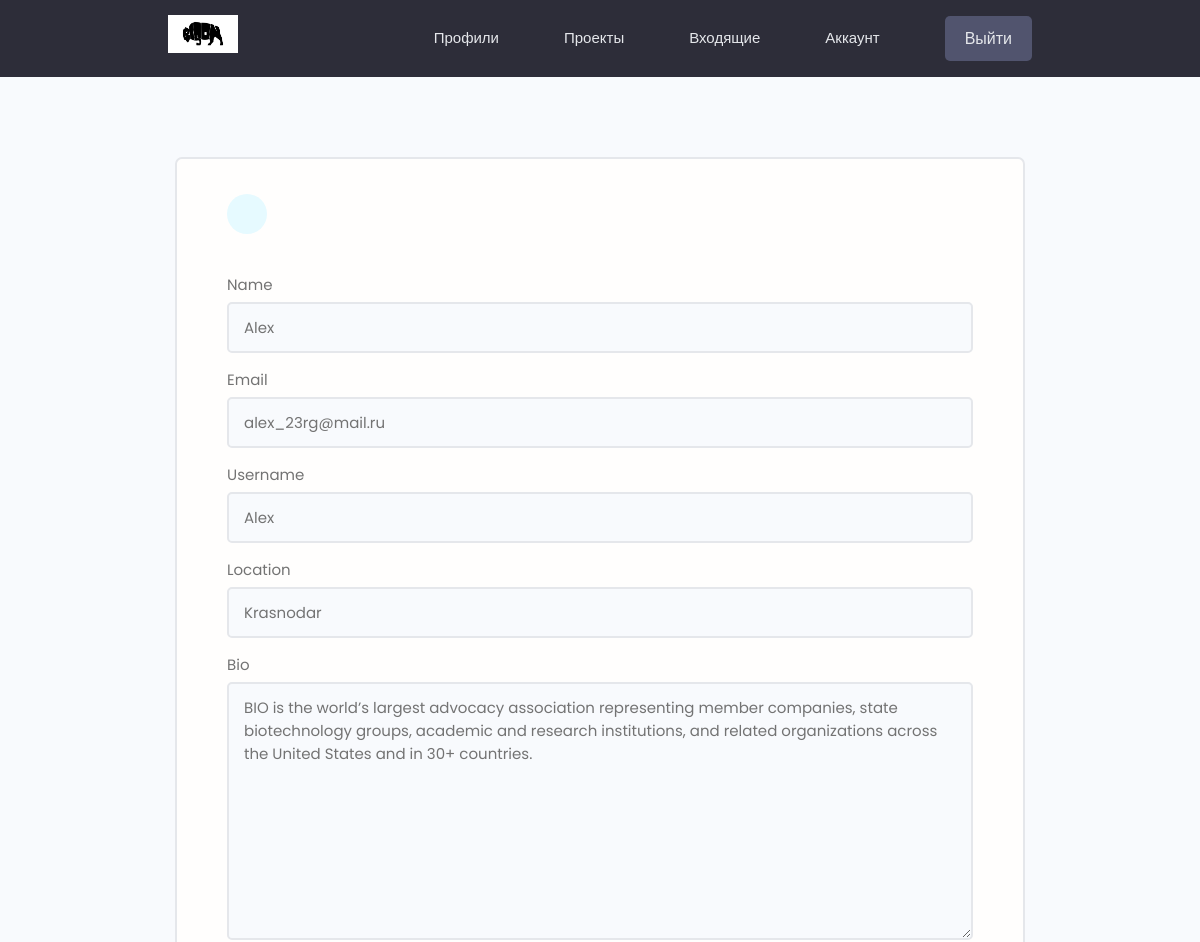
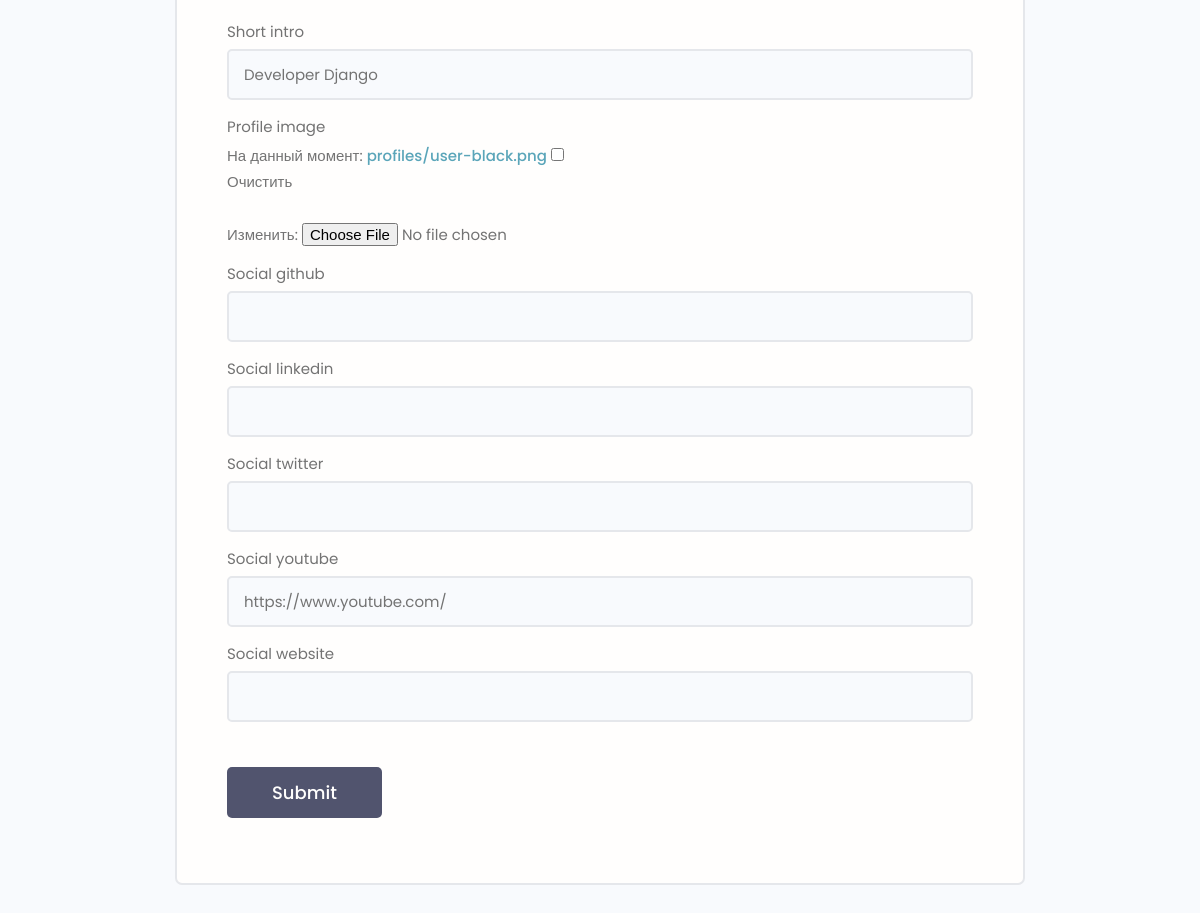
The page /edit-account/ (signed in) on the database its author committed (2 pictures, top to bottom).
### users/models.py (models this page shows, shortened)
class Profile(models.Model):
    user = models.OneToOneField(User, on_delete=models.CASCADE, null=True)
    name = models.CharField(max_length=200, blank=True, null=True)
    email = models.EmailField(max_length=500, blank=True, null=True)
    short_intro = models.CharField(max_length=200, blank=True, null=True)
    username = models.CharField(max_length=200, blank=True, null=True)
    location = models.CharField(max_length=200, blank=True, null=True)
    bio = models.TextField(blank=True, null=True)
    profile_image = models.ImageField(blank=True, null=True, upload_to='profiles/', default='profiles/user-black.png')
    social_github = models.CharField(max_length=200, blank=True, null=True)
    social_twitter = models.CharField(max_length=200, blank=True, null=True)
    social_linkedin = models.CharField(max_length=200, blank=True, null=True)
    social_youtube = models.CharField(max_length=200, blank=True, null=True)
    social_website = models.CharField(max_length=200, blank=True, null=True)
    id = models.UUIDField(default=uuid.uuid4, unique=True, primary_key=True, editable=False)

### users/views.py (the view)
# urls.py: path('edit-account/', editAccount, name='edit-account'),
@login_required(login_url='login')
def editAccount(request):
    profile = request.user.profile
    form = ProfileForm(instance=profile)
    if request.method == 'POST':
        form = ProfileForm(request.POST, request.FILES, instance=profile)
        if form.is_valid():
            form.save()
            return redirect('account')
    context = {'form': form}
    return render(request, 'users/profile_form.html', context)

### users/forms.py
class ProfileForm(ModelForm):
    class Meta:
        model = Profile
        fields = ['name', 'email', 'username', 'location', 'bio',
                  'short_intro', 'profile_image', 'social_github',
                  'social_linkedin', 'social_twitter', 'social_youtube',
                  'social_website']
    def __init__(self, *args, **kwargs):
        super(ProfileForm, self).__init__(*args, **kwargs)
        for name, field in self.fields.items():
            field.widget.attrs.update({'class': 'input'})

### users/templates/users/profile_form.html (shortened to what this page needs)
{% extends 'main.html' %}
{% block content %}
<main class="formPage my-xl">
    <div class="content-box">
        <div class="formWrapper">
            <a class="backButton" href="{% url 'account' %}"></a>
            <br>
            <form method="POST" action="{% url 'edit-account' %}" enctype="multipart/form-data">
                {% for field in form %}
                <div class="form__field">
                    <label for="formInput#text">{{ field.label }}</label>
                    {{ field }}
                </div>
                {% endfor %}
                <input class="btn btn--sub btn--lg  my-md" type="submit" value="Submit"/>
            </form>
        </div>
    </div>
</main>
{% endblock %}

### static/styles/app.css (style rules this page uses)
:root { --color-sub: #2d2d39; }
.btn--sub { background-color: var(--color-sub-light); }
.content-box { width: 95%; max-width: 85rem; margin: 0 auto; }
.backButton { background: var(--color-main-light); color: var(--color-main); width: 4rem; height: 4rem; display: flex; align-items: center; justify-content: center; border-radius: 50%; }
.formPage .formWrapper { list-style: none; background: var(--color-white); padding: 3.5rem 5rem; border: 2px solid var(--color-light); border-radius: 0.7rem; }

### static/uikit/styles/modules/_variables.css (style rules this page uses)
:root { --color-main: #5aa5b9; --color-main-light: #e6faff; --color-sub: #3f4156; --color-sub-light: #51546e; --color-sub-lighter: #ededfd; --color-text: #737373; --color-gray: #8b8b8b; --color-light: #e5e7eb; --color-light-gray: #767676; --color-bg: #f8fafd; --color-white: #fffefd; --color-white-light: #f3f3f3; --color-success: #359e64; --color-success-bg: #def8e8; --color-error: #fc4b0b; --color-error-bg: #fff2ee; --font-base: 'Poppins', arial, helvetica, 'Segoe UI', roboto, ubuntu, sans-serif; --font-monospace: 'Fira Code', 'Courier New', courier, monospace; --font-regular: 300; --font-medium: 500; --font-bold: 700; --generic-shadow: 1px 1px 5px #00000010; --generic-transition: all 0.3s ease-in-out; }

### static/uikit/styles/modules/_base.css (style rules this page uses)
* { margin: 0; padding: 0; box-sizing: border-box; text-rendering: optimizeLegibility; color: inherit; font-size: inherit; }
html { font-size: 50%; }
@media only screen and (min-width: 480px) { html { font-size: 56.25%; } }
@media only screen and (min-width: 1200px) { html { font-size: 62.5%; } }
body { line-height: 1.6; font-weight: 400; font-size: 1.5rem; color: var(--color-text); background-color: var(--color-bg); min-height: 100vh; }

### static/uikit/styles/modules/_typography.css (style rules this page uses)
* { font-family: var(--font-base); }
a { padding-bottom: 2px; text-decoration: none; display: inline-block; color: var(--color-main); font-weight: var(--font-medium); }

### static/uikit/styles/modules/_utilities.css (style rules this page uses)
.my-md { margin: 3rem auto; }
.my-xl { margin: 8rem auto; }

### static/uikit/styles/modules/_button.css (style rules this page uses)
.btn { display: inline-block; position: relative; cursor: pointer; background-color: var(--color-light); font-weight: var(--font-medium); color: var(--color-sub); text-decoration: none; padding: 1rem 2rem; border-radius: 0.5rem; border: none; width: -webkit-fit-content; width: -moz-fit-content; width: fit-content; height: -webkit-fit-content; height: -moz-fit-content; height: fit-content; font-size: 1.6rem; outline-width: 0; outline-color: transparent; -webkit-backface-visibility: hidden; backface-visibility: hidden; transition: all 0.3s ease-in-out; }
.btn--sub { background-color: var(--color-sub); color: var(--color-white); }
.btn--lg { font-size: 1.8rem; padding: 1.2rem 4.5rem; }

### static/uikit/styles/modules/_form.css (style rules this page uses)
.form__field { margin-top: 1.5rem; margin-bottom: 1.5rem; }
.form__label, .form__field > label { display: block; margin-bottom: 0.5rem; color: var(--color-text); }
input.input[type='text'], input.input[type='email'], input.input[type='password'], input.input[type='number'], textarea.input { min-width: 24rem; width: 100%; padding: 1.2rem 1.5rem; border-radius: 0.5rem; border: 2px solid var(--color-light); transition: all 0.3s ease-in-out; background-color: var(--color-bg); }

### rows shown on the page
Profile: form "Alex" "alex_23rg@mail.ru" "Alex" "Krasnodar" "BIO is the world’s largest advocacy association representing member companies, state biotechnology groups, academic and research institutions, and related organizations across the United States and in 30+ countries." "Developer Django" "https://www.youtube.com/"

### other values the page prints
{{ field.label }} "Name" "Email" "Username" "Location" "Bio" "Short intro" "Profile image" "Social github" "Social linkedin" "Social twitter" "Social youtube" "Social website"
